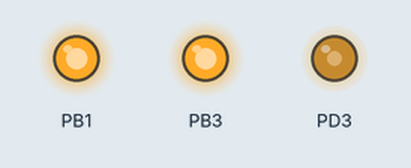
A program run on a simulated ATmega328P, built with avr-gcc and emulated at 16 MHz. Shown: output pins drawn as LEDs (lit = HIGH). At 0.0 s the program stops and its outputs stay as they are.

Above: at 0.1 s.
Timing chart, 0 to 1.5 s (numbered marks = the images above):
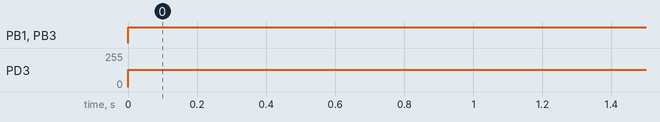

The program:

Motors_Drivers.c
```c
/*
 * Motors_Drivers.c
 *
 * Created: 29/03/2018 10:54:38 م
 *  Author: user
 */


#include "config.h"
int main()
{
	init_PWM50Hz_T1(1);
	Start_PWM50Hz_T1(1,150);
	init_PWM_T2(1);						//initializing timer2 with out fast pwm mode
	init_PWM_T2(2);						//initializing timer2 with out fast pwm mode
	while (1)
	{
		Start_PWM_T2(1,100);
		Start_PWM_T2(2,50);
	}
	return 0;
}
```

config.h
```c
/*
 * config.h
 *
 * Created: 31/03/2018 07:43:16 ص
 *  Author: user
 */


#ifndef CONFIG_H_
#define CONFIG_H_

#define F_CPU 16000000 // Clock Speed
#define BAUDRATE 9600
#define BAUD_PRESCALLER (((F_CPU / (BAUDRATE * 16UL))) - 1)
#include <avr/sleep.h>
#include <inttypes.h>
#include <avr/io.h>
#include <util/delay.h>
#include <avr/interrupt.h>
#include <math.h>
#define sbi(reg,pin) reg|=_BV(pin)
#define cbi(reg,pin) reg&=~_BV(pin)
#define tbi(reg,pin) reg^=_BV(pin)
#define is_high(reg,pin) (((reg)&_BV(pin))==1)


#endif /* CONFIG_H_ */
```

DC_Motor.h
```c
/*
 * DC_Motor.h
 *
 * Created: 31/03/2018 07:42:26 ص
 *  Author: user
 */


#ifndef DC_MOTOR_H_
#define DC_MOTOR_H_

#include "config.h"
void init_PWM_T2(uint8_t pin);						//initializing timer2 with out fast pwm mode
void Start_PWM_T2(uint8_t pin,uint8_t speed);


#endif /* DC_MOTOR_H_ */
```

DC_Motors.c
```c
/*
 * DC_Motors.c
 *
 * Created: 31/03/2018 07:41:46 ص
 *  Author: user
 */

#include "DC_Motor.h"
 void init_PWM_T2(uint8_t pin)			//CALCUTE TIME FOR SPEED CALCULATIONS
 {
	 //Fast PWM mode: The Top Value is oxff ,NonInveting MOde (the OCRx is Cleared on compare match and set on the bottom)
	 sbi(TCCR2A,WGM20);
	 sbi(TCCR2A,WGM21);
	 switch(pin)
	 {
		 case(1):
		 {
			 sbi(DDRB,PB3);
			 cbi(PORTB,PB3);
			 //sbi(TCCR2A,COM2A0);
			 sbi(TCCR2A,COM2A1);
			 OCR2A=255;
			 break;
		 }
		 case(2):
		 {
			 sbi(DDRD,PD3);
			 cbi(PORTD,PD3);
			 //sbi(TCCR2A,COM2B0);
			 sbi(TCCR2A,COM2B1);
			 OCR2B=255;
			 break;
		 }
	 }
	 //Prescaler 8
	 sbi(TCCR2B,CS21);

 }
 void Start_PWM_T2(uint8_t pin,uint8_t speed)
 {
	 switch(pin)
	 {
		 case(1):
		 {
			 if(speed>=100)
			 OCR2A=255;
			 else
			 OCR2A=ceil(2.55*speed);
			 break;
		 }
		 case(2):
		 {
			 if(speed>=100)
			 OCR2B=255;
			 else
			 OCR2B=ceil(2.55*speed);
			 break;
		 }
	 }
 }
```

Servo.c
```c
/*
 * Servo.c
 *
 * Created: 31/03/2018 07:40:40 ص
 *  Author: user
 */
#include "Servo.h"
void init_PWM50Hz_T1(char pin)
{
	switch(pin)
	{
		case(1):
		{
			//set OC1A Or OC1B FOR generating PWM
			sbi(DDRB,PB1);
			cbi(PORTB,PB1);
			//OCReg=&(OCR1A);
			// inverting mode : to control on servo motion @ last 2ms in period
			sbi(TCCR1A,COM1A0);
			sbi(TCCR1A,COM1A1);
			break;
		}
		case(2):
		{
			//set OC1A Or OC1B FOR generating PWM
			sbi(DDRB,PB2);
			cbi(PORTB,PB2);
			//OCReg=&OCR1B;
			// inverting mode : to control on servo motion @ last 2ms in period
			sbi(TCCR1A,COM1B0);
			sbi(TCCR1A,COM1B1);
			break;
		}
	}

	//SELECT MODE:
	//fast PWM: (with top = ICR1 & update its value @ BOTTOM , TOV flag set on TOP)
	sbi(TCCR1A,WGM11);
	cbi(TCCR1A,WGM10);
	sbi(TCCR1B,WGM13);
	sbi(TCCR1B,WGM12);
	//PRECALING (8):(to have 40000 cycle per second which means that every ms has 4000 cycles)
	sbi(TCCR1B,CS11);
	//setting top value equal 39999 @which starting a new clock
	ICR1=39999;
	OCR1A=39999;	//initially duty cycle is zero
	OCR1B=39999;
}
void Start_PWM50Hz_T1(uint8_t pin,uint8_t deg)
{
	switch(pin)
	{
		case(1):
		{
			OCR1A=(ICR1-2000)-ceil(((Max_Deg-Min_Deg)/180)*(float)deg);
			break;
		}
		case(2):
		{
			OCR1B=(ICR1-2000)-ceil(((Max_Deg-Min_Deg)/180)*(float)deg);
			break;
		}
	}
}
```

Servo.h
```c
/*
 * Servo.h
 *
 * Created: 30/03/2018 01:08:09 ص
 *  Author: user
 */


#ifndef SERVO_H_
#define SERVO_H_

#include "config.h"

#define Max_Deg 4000
#define Min_Deg 2000

volatile char *OCReg=0;

void init_PWM50Hz_T1(char pin);
void Start_PWM50Hz_T1(uint8_t pin,uint8_t deg);


#endif /* SERVO_H_ */
```

Measured:
- by itself, PB1, PB3: LOW → HIGH at 0.00 s
- by itself, PD3: 0/255 → 128/255 at 0.00 s
